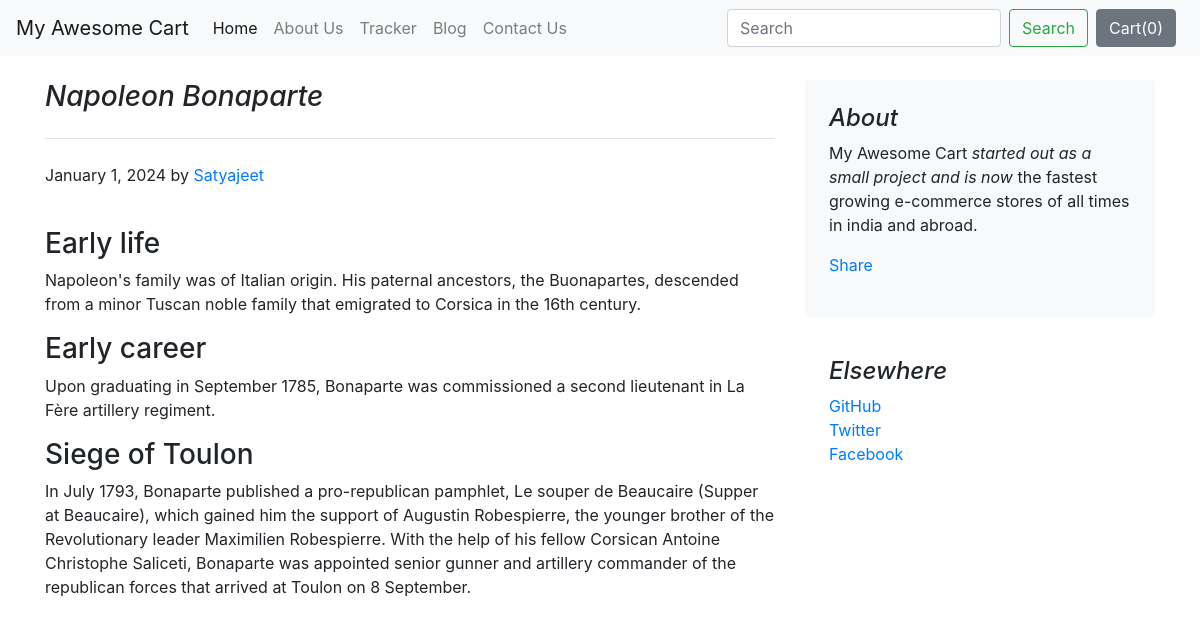
The page /blog/blogpost/1 on the database its author committed.
### blog/models.py (models this page shows)
class Blogpost(models.Model):
    post_id = models.AutoField(primary_key=True)
    title = models.CharField(max_length=50)
    head0 = models.CharField(max_length=500, default="")
    chead0 = models.CharField(max_length=5000, default="")
    head1 = models.CharField(max_length=500, default="")
    chead1 = models.CharField(max_length=5000, default="")
    head2 = models.CharField(max_length=500, default="")
    chead2 = models.CharField(max_length=5000, default="")
    pub_date = models.DateField()
    thumbnail = models.ImageField(upload_to='shop/images', default="")
    def __str__(self):
        return self.title

### blog/views.py (the view)
# urls.py: path('blogpost/<int:id>', views.blogpost,name="blogHome"),
def blogpost(request,id):
    post = Blogpost.objects.filter(post_id = id)[0]
    print(post)
    return render(request,"blog/blogpost.html",{'post':post})

### blog/templates/blog/blogpost.html (shortened to what this page needs)
{% extends 'blog/basic.html' %}
{% block body %}
<div class="container">
    <div class="row mt-4">
        <div class="col-md-8 blog-main">
            <h3 class="pb-4 mb-4 font-italic border-bottom">
                {{post.title}}
            </h3>
            <div class="blog-post">
                <p class="blog-post-meta">January 1, 2024 by <a href="#">Satyajeet</a></p>
                    <br>
                <h3>{{post.head0}}</h3>
                <p>{{post.chead0}}</p>
                <h3>{{post.head1}}</h3>
                <p>{{post.chead1}}</p>
                <h3>{{post.head2}}</h3>
                <p>{{post.chead2}}</p>
            </div>
        </div>
        <aside class="col-md-4 blog-sidebar">
            <div class="p-4 mb-3 bg-light rounded">
                <h4 class="font-italic">About</h4>
                <p class="mb-0">My Awesome Cart <em>started out as a small project and is now</em> the fastest growing
                    e-commerce stores of all times in india and abroad.</p>
                <div class="my-3 fb-share-button" data-href="http://127.0.0.1:8000/blog/blogpost/{{posr.post_id}}" data-layout="button_count"
                    data-size="large"><a target="_blank"
                        href="https://www.facebook.com/sharer/sharer.php?u=http%3A%2F%2F127.0.0.1%3A8000%2Fblog%2Fblogpost%2F1&amp;src=sdkpreparse"
                        class="fb-xfbml-parse-ignore">Share</a></div>
            </div>
            <div class="p-4">
                <h4 class="font-italic">Elsewhere</h4>
                <ol class="list-unstyled">
                    <li><a href="#">GitHub</a></li>
                    <li><a href="#">Twitter</a></li>
                    <li><a href="#">Facebook</a></li>
                </ol>
            </div>
        </aside>
    </div>
</div>
{% endblock %}

### rows shown on the page
Blogpost: title "Napoleon Bonaparte", head0 "Early life", chead0 "Napoleon's family was of Italian origin. His paternal ancestors, the Buonapartes, descended from a minor Tuscan noble family that emigrated to Corsica in the 16th century.", head1 "Early career", chead1 "Upon graduating in September 1785, Bonaparte was commissioned a second lieutenant in La Fère artillery regiment.", head2 "Siege of Toulon", chead2 "In July 1793, Bonaparte published a pro-republican pamphlet, Le souper de Beaucaire (Supper at Beaucaire), which gained him the support of Augustin Robespierre, the younger brother of the Revolutionary leader Maximilien Robespierre. With the help of his fellow Corsican Antoine Christophe Saliceti, Bonaparte was appointed senior gunner and artillery commander of the republican forces that arrived at Toulon on 8 September."
